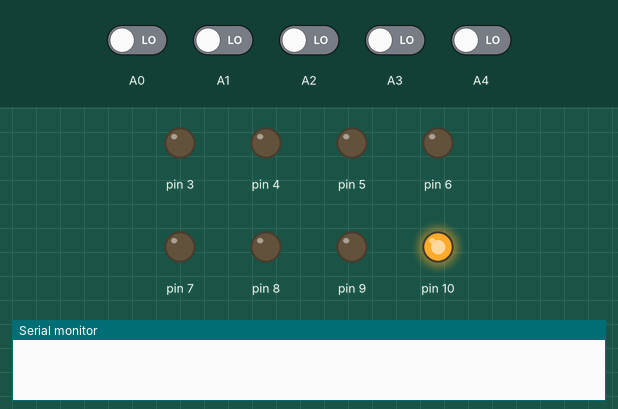
This sketch was run on a simulated Arduino Uno, built with avr-gcc and run on an emulated ATmega328P. On the bench: output pins drawn as LEDs (lit = HIGH), the last lines printed to the serial monitor. The test bench sets the inputs (shaded band); at power-on: A0–4 LOW.

Above: at 0.05 s.
At 0.35 s:
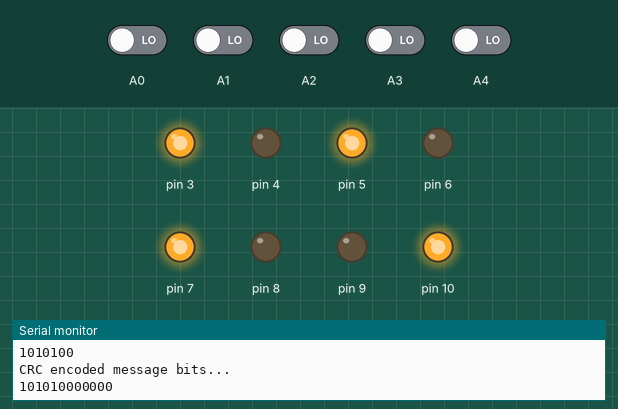
At 1.1 s:
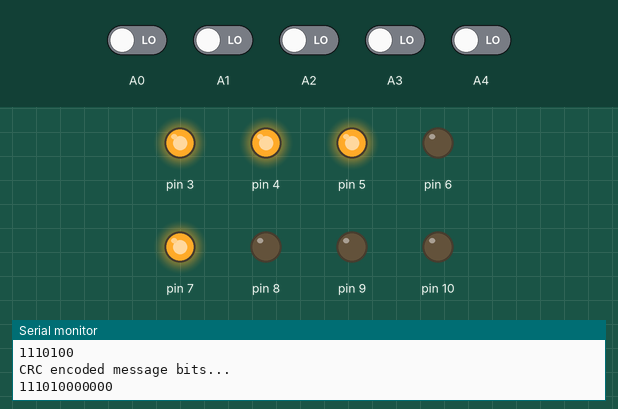
At 1.86 s:
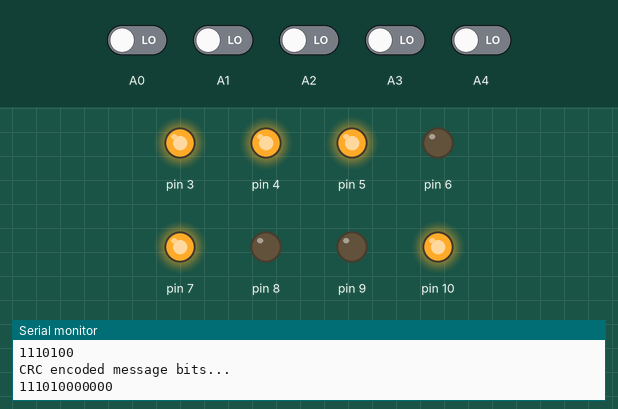
At 2.61 s:
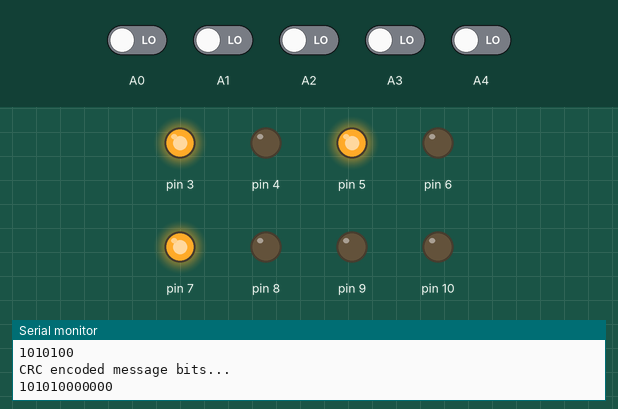
Timing chart, 0 to 3.0 s (numbered marks = the images above):
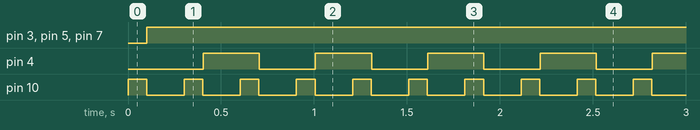

The sketch:

crc.ino
```cpp
const boolean tx[2][7] = {{1,0,1,0,1,0,0},{1,1,1,0,1,0,0}};
int i,j=0;
int z[5];
int flag1, flag2;

void setup() {

  pinMode(3,OUTPUT);
  pinMode(4,OUTPUT);
  pinMode(5,OUTPUT);
  pinMode(6,OUTPUT);
  pinMode(7,OUTPUT);
  pinMode(8,OUTPUT);
  pinMode(9,OUTPUT);
  pinMode(10,OUTPUT);
  pinMode(A0,INPUT);
  pinMode(A1,INPUT);
  pinMode(A2,INPUT);
  pinMode(A3,INPUT);
  pinMode(A4,INPUT);
Serial.begin(115200);
}

void loop(){
    flag1=1;
    if(flag1==1 && j < 2){
      digitalWrite(10,1);
      delay(100);
      digitalWrite(10,0);

      Serial.println("Input message bits...");
      for(i=0; i < 7; i++){
        Serial.print(tx[j][i]);
      }

      Serial.println(' ');
      Serial.println("CRC encoded message bits...");
      for(i=0; i < 7; i++){
        Serial.print(tx[j][i]);
      }

      for(i=4; i >= 0; i--){
        Serial.print(z[i]);
      }
      Serial.println(' ');

      for(i = 0; i < 7; i++){
        digitalWrite(i+3,tx[j][i]);
      }

      z[0] = digitalRead(A0);
      z[1] = digitalRead(A1);
      z[2] = digitalRead(A2);
      z[3] = digitalRead(A3);
      z[4] = digitalRead(A4);

      if(j==0) j=1;
      else j = 0;

      delay(200);

    }

}
```

Measured:
- by itself, pin 3, pin 5, pin 7: LOW → HIGH at 0.10 s
- by itself, pin 4: alternates HIGH for 0.30 s and LOW for 0.30 s
- by itself, pin 10: alternates HIGH for 0.10 s and LOW for 0.20 s
